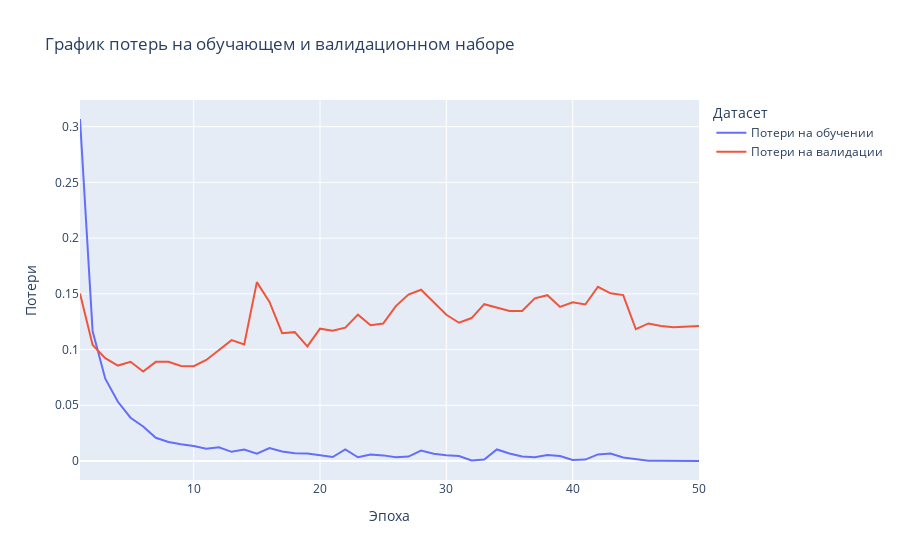

The notebook cell this image was saved under:
### Code cell
# Подготовка данных для графика потерь
loss_data = pd.DataFrame({
    'Эпоха': range(1, len(history.history['loss']) + 1),
    'Потери на обучении': history.history['loss'],
    'Потери на валидации': history.history['val_loss']
})

# Построение графика 
fig_loss = px.line(loss_data, x='Эпоха', y=['Потери на обучении', 'Потери на валидации'],
                   labels={'value': 'Потери', 'variable': 'Датасет'},
                   title='График потерь на обучающем и валидационном наборе')

# Показать график
fig_loss.show()

### Figure 1 — Plotly figure (JSON) as saved in the notebook; plotly's stock layout.template omitted (floating-point values rounded to 4 significant figures)
{"data": [{"hovertemplate": "Датасет=Потери на обучении<br>Эпоха=%{x}<br>Потери=%{y}<extra></extra>", "legendgroup": "Потери на обучении", "line": {"color": "#636efa", "dash": "solid"}, "marker": {"symbol": "circle"}, "mode": "lines", "name": "Потери на обучении", "orientation": "v", "showlegend": true, "type": "scatter", "x": [1, 2, 3, 4, 5, 6, 7, 8, 9, 10, 11, 12, 13, 14, 15, 16, 17, 18, 19, 20, 21, 22, 23, 24, 25, 26, 27, 28, 29, 30, 31, 32, 33, 34, 35, 36, 37, 38, 39, 40, 41, 42, 43, 44, 45, 46, 47, 48, 49, 50], "xaxis": "x", "y": [0.3069, 0.1164, 0.07387, 0.05316, 0.03885, 0.031, 0.02087, 0.01703, 0.01508, 0.01349, 0.01101, 0.01231, 0.008242, 0.01038, 0.006508, 0.01166, 0.008551, 0.006963, 0.006742, 0.005098, 0.003543, 0.01036, 0.003352, 0.005911, 0.005059, 0.003377, 0.003984, 0.009389, 0.006539, 0.005245, 0.004446, 0.0004721, 0.00137, 0.01035, 0.006739, 0.004031, 0.003426, 0.005458, 0.004432, 0.0009877, 0.001274, 0.005942, 0.006638, 0.003138, 0.001495, 0.0002554, 0.0002252, 2.614e-05, 1.527e-05, 1.203e-05], "yaxis": "y"}, {"hovertemplate": "Датасет=Потери на валидации<br>Эпоха=%{x}<br>Потери=%{y}<extra></extra>", "legendgroup": "Потери на валидации", "line": {"color": "#EF553B", "dash": "solid"}, "marker": {"symbol": "circle"}, "mode": "lines", "name": "Потери на валидации", "orientation": "v", "showlegend": true, "type": "scatter", "x": [1, 2, 3, 4, 5, 6, 7, 8, 9, 10, 11, 12, 13, 14, 15, 16, 17, 18, 19, 20, 21, 22, 23, 24, 25, 26, 27, 28, 29, 30, 31, 32, 33, 34, 35, 36, 37, 38, 39, 40, 41, 42, 43, 44, 45, 46, 47, 48, 49, 50], "xaxis": "x", "y": [0.1502, 0.1041, 0.09223, 0.08563, 0.08903, 0.08022, 0.08896, 0.08899, 0.08524, 0.08511, 0.09067, 0.09939, 0.1085, 0.1046, 0.1605, 0.1428, 0.1147, 0.1156, 0.1029, 0.1188, 0.117, 0.1197, 0.1313, 0.1218, 0.1234, 0.139, 0.1493, 0.1537, 0.1428, 0.1312, 0.1241, 0.1283, 0.1407, 0.1376, 0.1346, 0.1347, 0.146, 0.1488, 0.1383, 0.1425, 0.1405, 0.1563, 0.1505, 0.1489, 0.1182, 0.1234, 0.1212, 0.12, 0.1204, 0.121], "yaxis": "y"}], "layout": {"legend": {"title": {"text": "Датасет"}, "tracegroupgap": 0}, "title": {"text": "График потерь на обучающем и валидационном наборе"}, "xaxis": {"anchor": "y", "domain": [0, 1], "title": {"text": "Эпоха"}}, "yaxis": {"anchor": "x", "domain": [0, 1], "title": {"text": "Потери"}}}}
